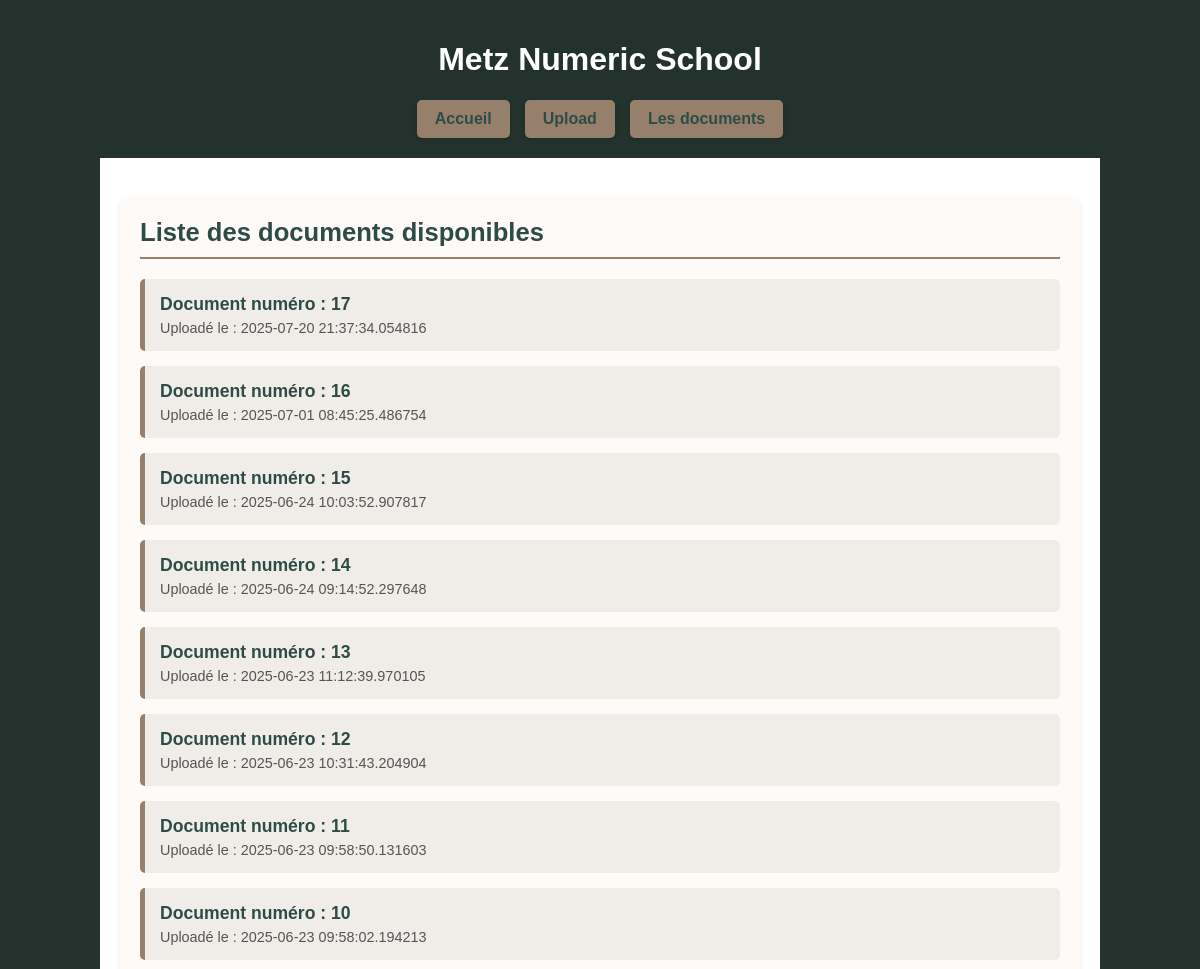
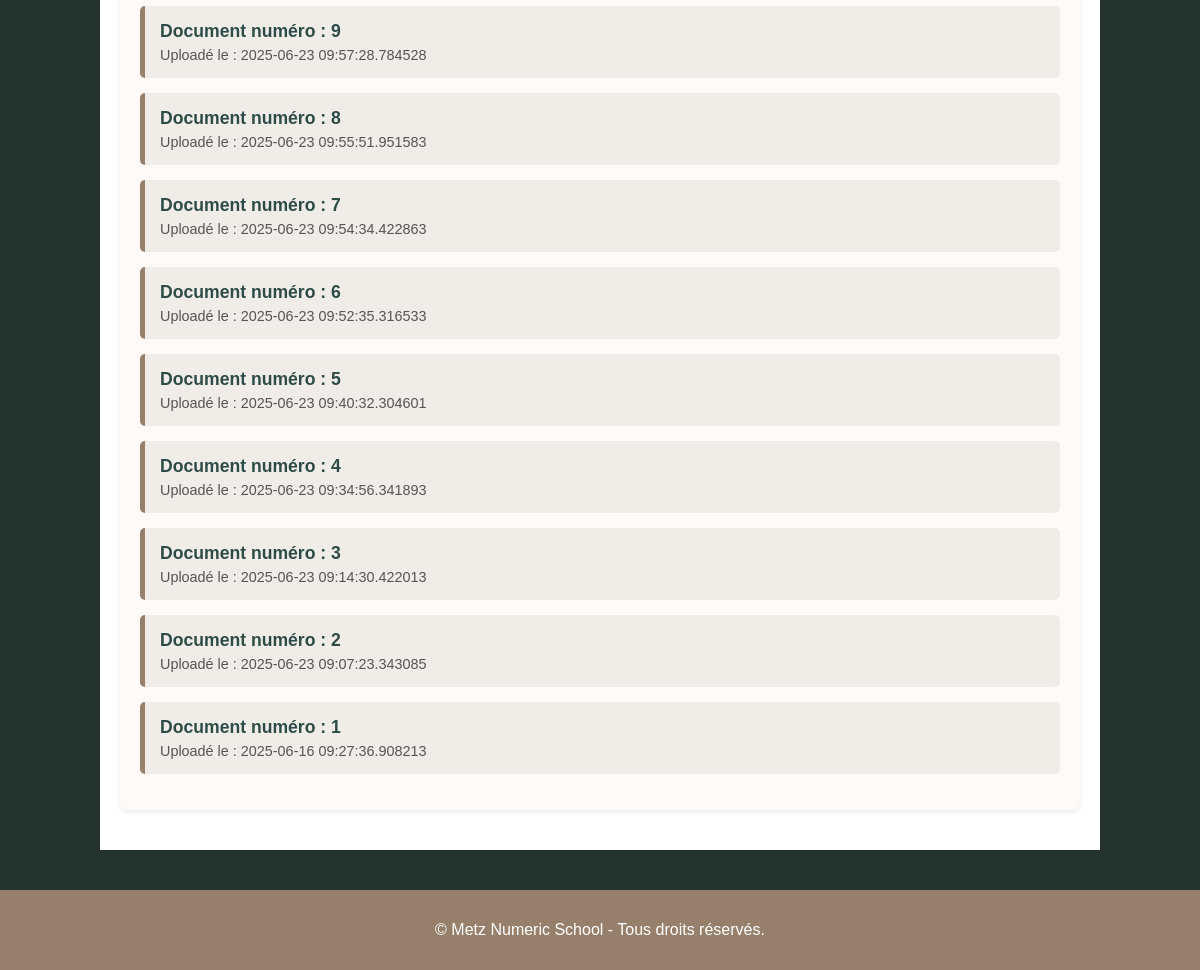
Page /list on the committed database (2 pictures, top to bottom).
### models/document.py (models this page shows, shortened)
class Document(db.Model):
    __tablename__ = 'documents'
    id = db.Column(db.Integer, primary_key=True)
    filename = db.Column(db.String(255), nullable=False)
    filepath = db.Column(db.String(255), nullable=False)
    uploaded_at = db.Column(db.DateTime, default=now_paris)
    faqs = db.relationship('FAQ', backref='document', lazy=True)

### app.py (the view)
@app.route('/list')
def list_documents():
    documents = Document.query.order_by(Document.id.desc()).all()
    return render_template('list.html', documents=documents)

### templates/list.html
{% extends "base.html" %}
{% block content %}
<section id="documents">
    <h2>Liste des documents disponibles</h2>
    {% if documents %}
        <ul>
            {% for doc in documents %}
                <li>
                    <strong>
                      <a href="{{ url_for('showfaq') }}?document_id={{ doc.id }}">
                        Document numéro : {{ doc.id }}
                      </a>
                    </strong><br>
                    <small>Uploadé le : {{ doc.uploaded_at }}</small>
                </li>
            {% endfor %}
        </ul>
    {% else %}
        <p>Aucun document disponible.</p>
    {% endif %}
</section>
{% endblock %}

### static/style.css (style rules this page uses)
body { font-family: Arial, sans-serif; margin: 0; background-color: #23322D; color: #333; }
#documents { margin-top: 0px; padding: 20px; background-color: #fdfaf7; border-radius: 8px; box-shadow: 0 2px 6px rgba(0, 0, 0, 0.08); }
#documents h2 { color: #2e4b47; margin-top: 0; font-size: 1.6em; border-bottom: 2px solid #96806c; padding-bottom: 10px; margin-bottom: 20px; }
#documents ul { list-style: none; padding-left: 0; display: flex; flex-direction: column; gap: 15px; }
#documents li { background-color: #f0ede9; padding: 15px; border-left: 5px solid #96806c; border-radius: 5px; transition: background-color 0.3s ease; }
#documents a { color: #2e4b47; text-decoration: none; font-weight: bold; font-size: 1.1em; }
#documents small { display: block; color: #555; margin-top: 5px; font-size: 0.9em; }

### rows in the picture
Document: id "17", uploaded_at "2025-07-20 21:37:34.054816"
Document: id "16", uploaded_at "2025-07-01 08:45:25.486754"
Document: id "15", uploaded_at "2025-06-24 10:03:52.907817"
Document: id "14", uploaded_at "2025-06-24 09:14:52.297648"
Document: id "13", uploaded_at "2025-06-23 11:12:39.970105"
Document: id "12", uploaded_at "2025-06-23 10:31:43.204904"
Document: id "11", uploaded_at "2025-06-23 09:58:50.131603"
Document: id "10", uploaded_at "2025-06-23 09:58:02.194213"
Document: id "9", uploaded_at "2025-06-23 09:57:28.784528"
Document: id "8", uploaded_at "2025-06-23 09:55:51.951583"
Document: id "7", uploaded_at "2025-06-23 09:54:34.422863"
Document: id "6", uploaded_at "2025-06-23 09:52:35.316533"
Document: id "5", uploaded_at "2025-06-23 09:40:32.304601"
Document: id "4", uploaded_at "2025-06-23 09:34:56.341893"
Document: id "3", uploaded_at "2025-06-23 09:14:30.422013"
Document: id "2", uploaded_at "2025-06-23 09:07:23.343085"
Document: id "1", uploaded_at "2025-06-16 09:27:36.908213"
